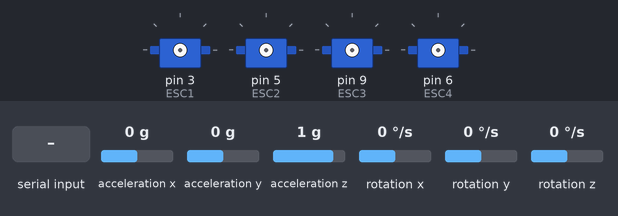
This sketch was run on a simulated Arduino Uno, built with avr-gcc and run on an emulated ATmega328P. Shown: 4 × servo. The inputs (shaded band) are chosen by the test bench; at power-on: acceleration x 0 g, acceleration y 0 g, acceleration z 1 g, rotation x 0 °/s, rotation y 0 °/s, rotation z 0 °/s. The sensor or clock chip raises its interrupt line as the real part does; what the sketch prints to the serial monitor is not drawn.

Above: at 0.1 s.
At 1.3 s:
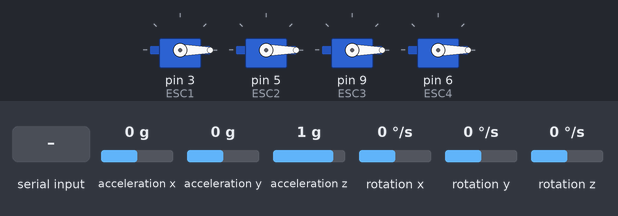
1.4 s: "90,45,200\n" received over Serial
At 2.3 s:
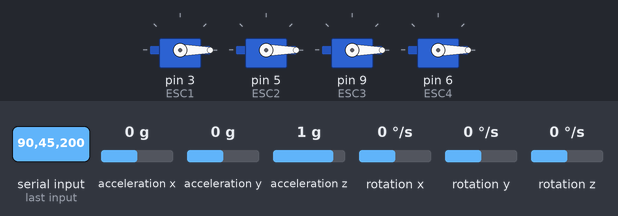
2.9 s: "30,150,10\n" received over Serial
Timing chart, 0 to 5.9 s (numbered marks = the images above; inputs shaded):
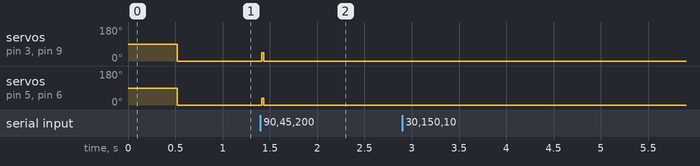

The sketch:

PendLQR.ino
```cpp
#include <I2Cdev.h>
#include <Servo.h>
#include <I2C.h>
#include <MPU6050_6Axis_MotionApps20.h>
#include <Wire.h>

MPU6050 mpu;

#define ACCELEROMETER_SENSITIVITY 16384.0
#define GYROSCOPE_SENSITIVITY 131.0
#define SCL A5
#define SDA A4
#define INTERRUPT_PIN 10  // use pin 2 on Arduino Uno & most boards


// MPU control/status vars
bool dmpReady = false;  // set true if DMP init was successful
uint8_t mpuIntStatus;   // holds actual interrupt status byte from MPU
uint8_t devStatus;      // return status after each device operation (0 = success, !0 = error)
uint16_t packetSize;    // expected DMP packet size (default is 42 bytes)
uint16_t fifoCount;     // count of all bytes currently in FIFO
uint8_t fifoBuffer[64]; // FIFO storage buffer

// orientation/motion vars
Quaternion q;           // [w, x, y, z]         quaternion container
VectorFloat gravity;    // [x, y, z]            gravity vector
float ypr[3];           // [yaw, pitch, roll]   yaw/pitch/roll container and gravity vector

// Initialise the roll pitch yaw variables
float roll = 0;
float pitch = 0;
int i = 0;

double rollTarget = 0;
double pitchTarget = 0;
double lastTime = 0;
double dRoll, dPitch;
double lastRoll = 0;
double lastPitch = 0;

// ESC initialised
Servo ESC1, ESC2, ESC3, ESC4;
int u1 = 0;
int u1_prev = 0;
int u2 = 0;
int u2_prev = 0;
int u3 = 0;
int u3_prev = 0;
int u4 = 0;
int u4_prev = 0;
int speedMax = 1800;
int speedMin = 900;
int uRangeMax = 800; // Limits the range of ESC speeds. Eg. with ESCSpeedMIN=1000, and ESCSpeedDMAX at 800, the max speed is 1800.
int duMax = 500; // Limits the increments size of the ESC speed.
int value = 0;

unsigned long timeBegin;
unsigned long timeChange = 0;
unsigned long now = 0;
unsigned long endTime = 10000; // in millis
unsigned long anomalyCounter = 0;
#define Ts 15

// LQR gain matrix K
int K1 = 952;
int K2 = 180;
// #define K11 1800
// #define K12 4000
// #define K13 0
// #define K14 0
// #define K21 0
// #define K22 0
// #define K23 1800
// #define K24 360

int cancel = 0;

volatile bool mpuInterrupt = false;     // indicates whether MPU interrupt pin has gone high
void dmpDataReady() {
    mpuInterrupt = true;
}

void setup() {
    Serial.begin(115200);
    setupMPU();
    setupESC();
    timeBegin = millis();
    anomalyCounter = 0;
}

void loop() {
    if (lastTime < endTime && cancel == 0) {
        processDMPdata();

        // compute time since last iteration
        now = millis() - timeBegin;
        timeChange = now - lastTime;
        // if timeChange < Ts then wait
        if(timeChange > 15){
            anomalyCounter++;
        }
        while(timeChange <= Ts) {
            now = millis() - timeBegin;
            timeChange = now - lastTime;
        }

        feedbackloop();

        // read serial for stop signal
        if(Serial.available()){
            cancel = Serial.parseInt();
        }
    }
    else {
        while (Serial.available() && Serial.read()); // empty buffer
        turnOff();
    }
}


void setupMPU() {
    // Setup MPU6050 using the DMP.
    // join I2C bus (I2Cdev library doesn't do this automatically)
    I2c.begin();
    I2c.timeOut(50);

    Serial.begin(115200);

    // initialize device
    Serial.println(F("Initializing I2C devices..."));
    mpu.initialize();
    pinMode(INTERRUPT_PIN, INPUT);

    // verify connection
    Serial.println(F("Testing device connections..."));
    Serial.println(mpu.testConnection() ? F("MPU6050 connection successful") : F("MPU6050 connection failed"));

    // load and configure the DMP
    Serial.println(F("Initializing DMP..."));
    devStatus = mpu.dmpInitialize();

    // supply your own gyro offsets here, scaled for min sensitivity
    mpu.setXGyroOffset(-12);
    mpu.setYGyroOffset(20);
    mpu.setZGyroOffset(-69);
    mpu.setXAccelOffset(-5679);
    mpu.setYAccelOffset(2988);
    mpu.setZAccelOffset(1532); // 1688 factory default for my test chip

    // make sure it worked (returns 0 if so)
    if (devStatus == 0) {
        // turn on the DMP, now that it's ready
        Serial.println(F("Enabling DMP..."));
        mpu.setDMPEnabled(true);

        // enable Arduino interrupt detection
        Serial.println(F("Enabling interrupt detection (Arduino external interrupt 0)..."));
        attachInterrupt(digitalPinToInterrupt(INTERRUPT_PIN), dmpDataReady, RISING);
        mpuIntStatus = mpu.getIntStatus();

        // set our DMP Ready flag so the main loop() function knows it's okay to use it
        Serial.println(F("DMP ready! Waiting for first interrupt..."));
        dmpReady = true;

        // get expected DMP packet size for later comparison
        packetSize = mpu.dmpGetFIFOPacketSize();
    }
    else {
        // ERROR!
        // 1 = initial memory load failed
        // 2 = DMP configuration updates failed
        // (if it's going to break, usually the code will be 1)
        Serial.print(F("DMP Initialization failed (code "));
        Serial.print(devStatus);
        Serial.println(F(")"));
    }
}

void setupESC() {
    // Setup ESCs for top motors.
    ESC1.attach(3);
    ESC2.attach(5);
    ESC3.attach(9);
    ESC4.attach(6);
    while (!Serial);

    ESC1.writeMicroseconds(value);
    Serial.write(speedMax);
    ESC2.writeMicroseconds(value);
    Serial.write(speedMax);
    ESC3.writeMicroseconds(value);
    Serial.write(speedMax);
    ESC4.writeMicroseconds(value);
    Serial.write(speedMax);

    Serial.println(F("Turn on the mofo. Enter char to continue."));
    while (Serial.available() && Serial.read()); // empty buffer
    while (!Serial.available()); // wait for data
    while (Serial.available() && Serial.read()); // empty buffer again
    Serial.println("Starting ESC. Enter anything else than 0 to stop.");
}

void processDMPdata() {
    // Process angle data from the DMP sensor fusion.
    // if programming failed, don't try to do anything
    if (!dmpReady) return;

    // wait for MPU interrupt or extra packet(s) available
    //if (!mpuInterrupt && fifoCount < packetSize) //{do something;}

    // reset interrupt flag and get INT_STATUS byte
    mpuInterrupt = false;
    mpuIntStatus = mpu.getIntStatus();

    // get current FIFO count
    fifoCount = mpu.getFIFOCount();

    // check for overflow (this should never happen unless our code is too inefficient)
    if ((mpuIntStatus & 0x10) || fifoCount == 1024 || fifoCount % 42 != 0) {
        // reset so we can continue cleanly
        mpu.resetFIFO();
    }
    // otherwise, check for DMP data ready interrupt (this should happen frequently)
    else if (mpuIntStatus & 0x02) {
        // wait for correct available data length, should be a VERY short wait
        while (fifoCount < packetSize) fifoCount = mpu.getFIFOCount();

        // read a packet from FIFO
        mpu.getFIFOBytes(fifoBuffer, packetSize);

        // track FIFO count here in case there is > 1 packet available
        // (this lets us immediately read more without waiting for an interrupt)
        fifoCount -= packetSize;

        // display Euler angles in degrees
        mpu.dmpGetQuaternion(&q, fifoBuffer);
        mpu.dmpGetGravity(&gravity, &q);
        mpu.dmpGetYawPitchRoll(ypr, &q, &gravity);
    }
}

void turnOff() {
    ESC1.write(0);
    ESC2.write(0);
    ESC3.write(0);
    ESC4.write(0);

    Serial.print(F("Sampling time anomalies: "));
    Serial.println(anomalyCounter);

    Serial.println(F("Enter new tunings. Angular position cost: ")); // Enter 0 to use the same readings. Enter anything for I and D after.
    while (Serial.available() && Serial.read()); // empty buffer
    while (!Serial.available()); // wait for data
    int newK1 = Serial.parseInt();
    Serial.println(F("Enter new tunings. Angular velocity cost: "));
    while (Serial.available() && Serial.read()); // empty buffer
    while (!Serial.available()); // wait for data
    int newK2 = Serial.parseInt();

    Serial.print("Begin testing K1, K2 values of: ");
    Serial.print(newK1);
    Serial.print(",");
    Serial.println(newK2);
    Serial.println(F("Stand QTIP upright. Press any character to restart ESCs."));
    while (Serial.available() && Serial.read()); // empty buffer
    while (!Serial.available()); // wait for data
    while (Serial.available() && Serial.read());
    if (newK1 != 0) {
        K1 = newK1;
        K2 = newK2;
    }
    lastTime = 0;
    lastRoll = 0;
    lastPitch = 0;
    u1_prev = 0;
    u2_prev = 0;
    u3_prev = 0;
    u4_prev = 0;
    anomalyCounter = 0;
    timeBegin = millis();
}

void feedbackloop() {
    roll = ypr[2]; // phi
    dRoll = (roll - lastRoll) / timeChange; // phidot/1000

    pitch = ypr[1]; // theta
    dPitch = (pitch - lastPitch) / timeChange; // thetadot/1000

    int ux = (int) -(K1*roll + 1000*K2*dRoll);
    int uy = (int) -(K1*pitch + 1000*K2*dPitch);

    if (ux > 0) {
        u1 = 0;
        u2 = 100+computeInput(ux, u2_prev);
    }
    else {
        u2 = 0;
        u1 = 100+computeInput(-ux, u1_prev);
    }

    if (uy > 0) {
        u3 = 0;
        u4 = 100+computeInput(uy, u4_prev);
    }
    else {
        u4 = 0;
        u3 = 100+computeInput(-uy, u3_prev);
    }

    ESC1.write(speedMin + u1);
    ESC2.write(speedMin + u2);
    ESC3.write(speedMin + u3);
    ESC4.write(speedMin + u4);

    //Serial.print(speedMin + u1);
    //Serial.print(",");
    //Serial.println(speedMin + u2);

    lastTime = now;
    lastRoll = roll;
    lastPitch = pitch;

    u1_prev = u1;
    u2_prev = u2;
    u3_prev = u3;
    u4_prev = u4;
}

int computeInput (int u, int u_prev) {
    if (u > uRangeMax) {
        u = uRangeMax;
    }
    if (u - u_prev > duMax) {
        u = u_prev + duMax;
    }
    if (u - u_prev < -duMax) {
        u = u_prev - duMax;
    }

    return u;
}
```

Measured:
- after the input at 1.4 s, servo on pin 3 (ESC1), servo on pin 9 (ESC3): 0° → 44° at once, → 0° 0.02 s later; servo on pin 5 (ESC2), servo on pin 6 (ESC4): 0° → 35° at once, → 0° 0.02 s later
- after the input at 2.9 s, every drawn part: stays the same
